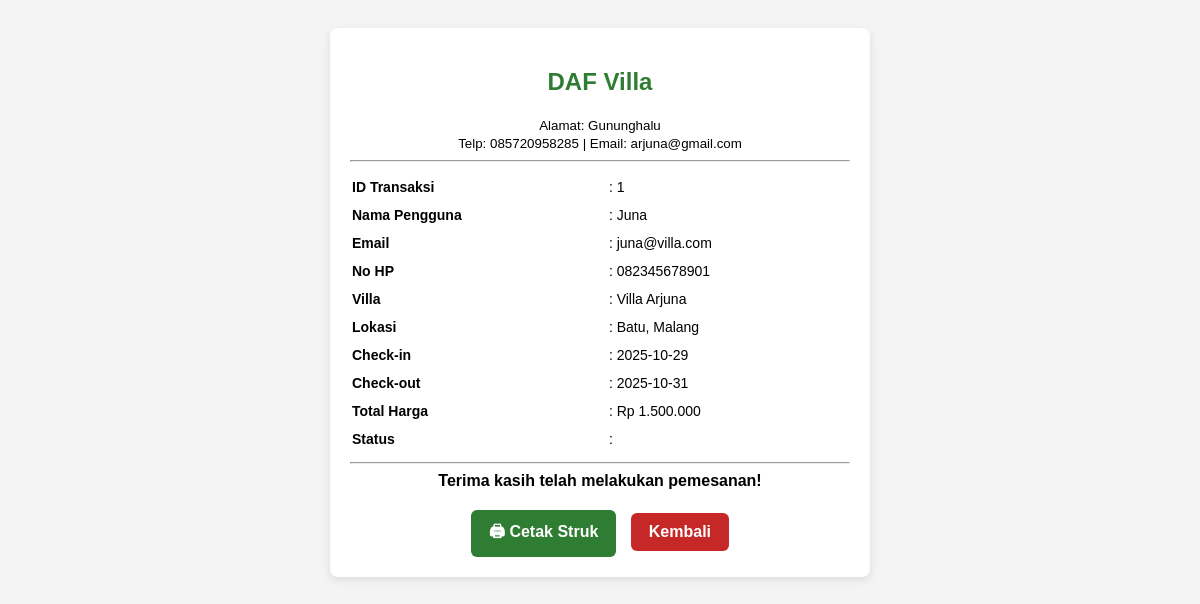
Screenshot of /admin/detail_transaksi_admin.php?id=1 (signed in) with the database file from the repository.
### tables this page shows
CREATE TABLE `transaksi` (
  `id_transaksi` int(11) NOT NULL,
  `id_pengguna` int(11) NOT NULL,
  `id_villa` int(11) NOT NULL,
  `tanggal_checkin` date NOT NULL,
  `tanggal_checkout` date NOT NULL,
  `total_harga` decimal(12,2) NOT NULL,
  `status` enum('pending','dibayar','selesai','batal') DEFAULT 'pending',
  `created_at` timestamp NOT NULL DEFAULT current_timestamp(),
  `bukti_pembayaran` varchar(255) DEFAULT NULL
);

CREATE TABLE `pengguna` (
  `id_pengguna` int(11) NOT NULL,
  `nama_pengguna` varchar(100) NOT NULL,
  `email` varchar(100) NOT NULL,
  `password` varchar(255) NOT NULL,
  `no_telp` varchar(20) DEFAULT NULL,
  `alamat` varchar(255) DEFAULT NULL,
  `created_at` timestamp NOT NULL DEFAULT current_timestamp()
);

CREATE TABLE `detail_villa` (
  `id_villa` int(11) NOT NULL,
  `nama_villa` varchar(100) NOT NULL,
  `lokasi` varchar(255) NOT NULL,
  `deskripsi` text DEFAULT NULL,
  `fasilitas` text DEFAULT NULL,
  `harga_permalam` decimal(10,2) NOT NULL,
  `gambar` varchar(255) DEFAULT NULL,
  `status` enum('tersedia','dibooking') DEFAULT 'tersedia'
);

### admin/detail_transaksi_admin.php (the view, shortened to what this page needs)
<?php
include '../config/koneksi.php';
$id = $_GET['id'];
$query = mysqli_query($conn, "
    SELECT t.*, p.nama_pengguna, p.email, p.no_telp,
           h.nama_villa, h.lokasi
    FROM transaksi t
    JOIN pengguna p ON t.id_pengguna = p.id_pengguna
    JOIN detail_villa h ON t.id_villa = h.id_villa
    WHERE t.id_transaksi='$id'
");
$data = mysqli_fetch_assoc($query);
?>
<!DOCTYPE html>
<html lang="id">
<head>
</head>
<body>
    <div class="struk">
        <h2>DAF Villa</h2>
        <center><small>Alamat: Gununghalu<br>
                Telp: 085720958285 | Email: arjuna@gmail.com</small></center>
        <hr>
        <table>
            <tr>
                <td><strong>ID Transaksi</strong></td>
                <td>: <?= $data['id_transaksi'] ?></td>
            </tr>
            <tr>
                <td><strong>Nama Pengguna</strong></td>
                <td>: <?= $data['nama_pengguna'] ?></td>
            </tr>
            <tr>
                <td><strong>Email</strong></td>
                <td>: <?= $data['email'] ?></td>
            </tr>
            <tr>
                <td><strong>No HP</strong></td>
                <td>: <?= $data['no_telp'] ?: '-' ?></td>
            </tr>
            <tr>
                <td><strong>Villa</strong></td>
                <td>: <?= $data['nama_villa'] ?></td>
            </tr>
            <tr>
                <td><strong>Lokasi</strong></td>
                <td>: <?= $data['lokasi'] ?></td>
            </tr>
            <tr>
                <td><strong>Check-in</strong></td>
                <td>: <?= $data['tanggal_checkin'] ?></td>
            </tr>
            <tr>
                <td><strong>Check-out</strong></td>
                <td>: <?= $data['tanggal_checkout'] ?></td>
            </tr>
            <tr>
                <td><strong>Total Harga</strong></td>
                <td>: Rp <?= number_format($data['total_harga'],0,',','.') ?></td>
            </tr>
            <tr>
                <td><strong>Status</strong></td>
                <td>: <?= ucfirst($data['status']) ?></td>
            </tr>
        </table>
        <hr>
        <center><strong>Terima kasih telah melakukan pemesanan!</strong></center>
        <center>
            <a href="#" onclick="window.print()" class="print-btn">🖨 Cetak Struk</a>
            <a href="kelola_transaksi.php" class="back-btn">Kembali</a>
        </center>
    </div>
</body>
</html>

### admin/detail_transaksi_admin.php (style rules this page uses)
body { font-family: Arial, sans-serif; background: #f4f4f4; padding: 20px; }
.struk { width: 500px; margin: auto; background: white; border-radius: 8px; padding: 20px; box-shadow: 0 3px 10px rgba(0, 0, 0, 0.1); }
h2, h3 { text-align: center; color: #2e7d32; }
table { width: 100%; margin-top: 10px; }
td { padding: 5px 0; font-size: 14px; }
.print-btn, .back-btn { display: inline-block; margin-top: 20px; padding: 10px 18px; font-weight: bold; border-radius: 6px; text-decoration: none; }
.print-btn { background: #2e7d32; color: white; }
.back-btn { background: #c62828; color: white; margin-left: 10px; }

### rows the page displays
transaksi: id_transaksi "1", id_pengguna.nama_pengguna "Juna", id_pengguna.email "juna@villa.com", id_pengguna.no_telp "082345678901", id_villa.nama_villa "Villa Arjuna", id_villa.lokasi "Batu, Malang", tanggal_checkin "2025-10-29", tanggal_checkout "2025-10-31", total_harga "1.500.000"
